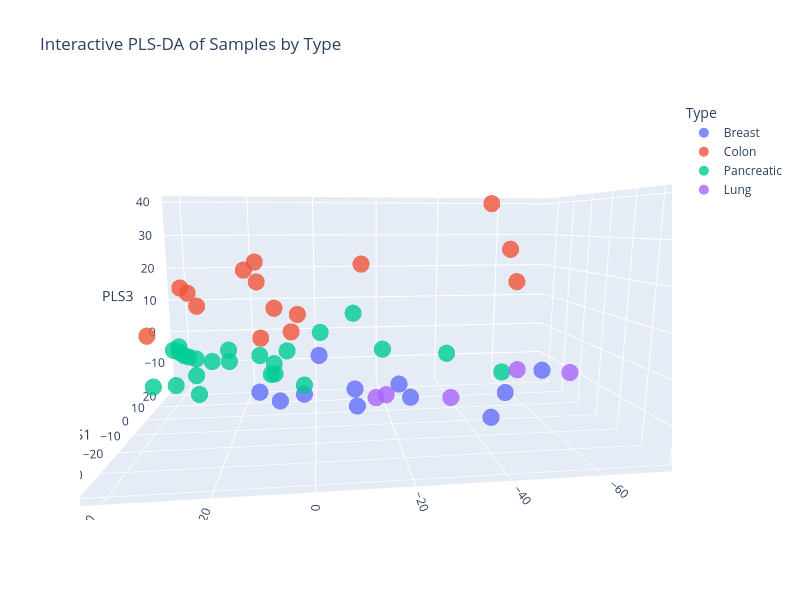

The notebook cell saved with this chart:
### Code cell
metadata_avg_indexed['Sample_ID'] = metadata_avg_indexed.index

df_scores = pd.DataFrame(
    X_scores,
    columns=['PLS1','PLS2', 'PLS3'],
    index=X.index
)

# Add Sample_ID and Type from metadata
df_scores['Sample_ID'] = metadata_avg_indexed['Sample_ID']
df_scores['Type'] = metadata_avg_indexed['Type']

print(df_scores.head())


import plotly.express as px

fig = px.scatter_3d(
    df_scores,
    x='PLS1',
    y='PLS2',
    z='PLS3',
    color='Type',
    hover_data=['Sample_ID','Type'],
    title='Interactive PLS-DA of Samples by Type',
    width=800,
    height=600
)
fig.update_traces(marker=dict(size=10, opacity=0.8))
fig.show()
#fig.write_html("PLSDA_3D_Plot_byType_MaxSumNormalized_PC1_PC2_PC3.html")

### Figure 1 — Plotly figure (JSON) as saved in the notebook; plotly's stock layout.template omitted (floating-point values rounded to 4 significant figures)
{"data": [{"customdata": [["B67_1", "Breast"], ["VCU_1", "Breast"], ["VCU_24", "Breast"], ["VCU_3", "Breast"], ["VCU_37", "Breast"], ["VCU_4", "Breast"], ["VCU_43", "Breast"], ["VCU_52", "Breast"], ["VCU_57", "Breast"], ["VCU_74", "Breast"], ["VCU_86", "Breast"]], "hovertemplate": "Type=%{customdata[1]}<br>PLS1=%{x}<br>PLS2=%{y}<br>PLS3=%{z}<br>Sample_ID=%{customdata[0]}<extra></extra>", "legendgroup": "Breast", "marker": {"color": "#636efa", "opacity": 0.8, "size": 10, "symbol": "circle"}, "mode": "markers", "name": "Breast", "scene": "scene", "showlegend": true, "type": "scatter3d", "x": [2.243, -34.64, -35.52, -29.64, -15.41, -40.74, -18.75, -21.76, -11.17, -15.9, -8.608], "y": [-66.36, -20.21, -1.153, 7.334, 2.64, 10.24, -10.12, -9.368, -50.16, -44.79, -21.93], "z": [-9.055, -2.73, 7.171, -4.2, -7.725, 1.611, -10.06, -4.76, -10.77, -15.61, -8.218]}, {"customdata": [["CRC0_2", "Colon"], ["CRC4_P1", "Colon"], ["H107_P1", "Colon"], ["H32_2", "Colon"], ["H36", "Colon"], ["H38_P2", "Colon"], ["H85_1", "Colon"], ["VCU_20", "Colon"], ["VCU_23", "Colon"], ["VCU_26", "Colon"], ["VCU_41", "Colon"], ["VCU_71", "Colon"], ["VCU_73", "Colon"], ["VCU_98", "Colon"], ["VCU_99", "Colon"]], "hovertemplate": "Type=%{customdata[1]}<br>PLS1=%{x}<br>PLS2=%{y}<br>PLS3=%{z}<br>Sample_ID=%{customdata[0]}<extra></extra>", "legendgroup": "Colon", "marker": {"color": "#EF553B", "opacity": 0.8, "size": 10, "symbol": "circle"}, "mode": "markers", "name": "Colon", "scene": "scene", "showlegend": true, "type": "scatter3d", "x": [13.15, 20.47, -0.3665, -1.595, -0.8368, 10.76, 3.542, -8.154, 24.96, -13.62, -2.366, -12.83, 7.421, -10.67, -6.607], "y": [15.91, -64.79, 34.4, 17.95, 6.222, -58.44, 4.64, 14.28, -57.06, 39.11, -12.57, 13.45, 11.28, 30.04, 29.0], "z": [0.2819, 15.19, 17.09, 21.67, 4.904, 26.04, 8.86, 24.21, 39.95, 7.357, 23.02, 19.8, 10.07, 17.03, 13.2]}, {"customdata": [["G119_P4", "Pancreatic"], ["G133_P3", "Pancreatic"], ["G186_P2", "Pancreatic"], ["G68_P3", "Pancreatic"], ["P100_P5", "Pancreatic"], ["P65_1", "Pancreatic"], ["VCU_109", "Pancreatic"], ["VCU_111", "Pancreatic"], ["VCU_119", "Pancreatic"], ["VCU_61", "Pancreatic"], ["VCU_62", "Pancreatic"], ["VCU_65", "Pancreatic"], ["VCU_66", "Pancreatic"], ["VCU_67", "Pancreatic"], ["VCU_68", "Pancreatic"], ["VCU_72", "Pancreatic"], ["VCU_75", "Pancreatic"], ["VCU_79", "Pancreatic"], ["VCU_80", "Pancreatic"], ["VCU_81", "Pancreatic"], ["VCU_82", "Pancreatic"], ["VCU_83", "Pancreatic"], ["VCU_84", "Pancreatic"], ["VCU_91", "Pancreatic"]], "hovertemplate": "Type=%{customdata[1]}<br>PLS1=%{x}<br>PLS2=%{y}<br>PLS3=%{z}<br>Sample_ID=%{customdata[0]}<extra></extra>", "legendgroup": "Pancreatic", "marker": {"color": "#00cc96", "opacity": 0.8, "size": 10, "symbol": "circle"}, "mode": "markers", "name": "Pancreatic", "scene": "scene", "showlegend": true, "type": "scatter3d", "x": [22.08, 3.205, 20.42, 22.97, 20.23, 18.22, 18.19, 7.351, 6.941, -4.181, 2.614, 6.934, 20.19, 4.977, 11.97, 10.01, 4.612, 1.792, 12.61, 7.552, 10.63, 12.64, 18.48, 7.3], "y": [-42.64, 38.08, -21.21, -61.98, -11.92, 8.68, 13.71, 33.42, 39.03, 41.59, 34.03, 36.38, 12.89, -1.541, 25.03, 38.39, 11.33, 31.6, 34.51, 3.33, 29.61, 25.23, 17.0, 37.68], "z": [-8.286, -0.2932, -5.903, -15.53, 5.962, -5.064, -12.35, -8.806, -11.4, -8.124, -2.095, -2.765, -9.526, 3.333, -6.209, -2.55, -8.231, -12.54, -5.303, -12.76, -5.696, -2.952, -6.336, -0.364]}, {"customdata": [["L52", "Lung"], ["L93", "Lung"], ["L98_P1", "Lung"], ["VCU_108", "Lung"], ["VCU_97", "Lung"]], "hovertemplate": "Type=%{customdata[1]}<br>PLS1=%{x}<br>PLS2=%{y}<br>PLS3=%{z}<br>Sample_ID=%{customdata[0]}<extra></extra>", "legendgroup": "Lung", "marker": {"color": "#ab63fa", "opacity": 0.8, "size": 10, "symbol": "circle"}, "mode": "markers", "name": "Lung", "scene": "scene", "showlegend": true, "type": "scatter3d", "x": [-0.7579, -24.87, -12.64, -31.1, 8.262], "y": [-73.5, -31.61, -52.57, -13.27, -20.83], "z": [-9.125, -6.642, -4.139, -3.765, -16.87]}], "layout": {"height": 600, "legend": {"title": {"text": "Type"}, "tracegroupgap": 0}, "scene": {"aspectmode": "auto", "aspectratio": {"x": 0.8706, "y": 1.525, "z": 0.7531}, "camera": {"center": {"x": 0, "y": 0, "z": 0}, "eye": {"x": -1.596, "y": 0.1828, "z": 0.2704}, "projection": {"type": "perspective"}, "up": {"x": 0, "y": 0, "z": 1}}, "domain": {"x": [0, 1], "y": [0, 1]}, "xaxis": {"title": {"text": "PLS1"}, "type": "linear"}, "yaxis": {"title": {"text": "PLS2"}, "type": "linear"}, "zaxis": {"title": {"text": "PLS3"}, "type": "linear"}}, "title": {"text": "Interactive PLS-DA of Samples by Type"}, "width": 800}}
